Frame 1 (no input): blank canvas, image omitted
Frame 60 (the mouse pressed at the canvas centre just before this capture): blank canvas, image omitted
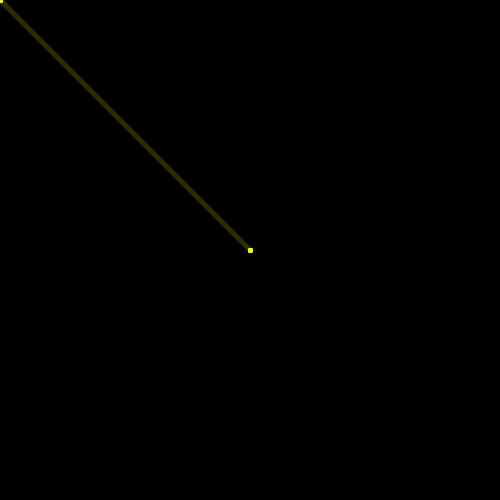
Frame 120 (the mouse held since frame 60 and released just before this capture)

The Processing sketch whose frames 1 and 60 were blank and that drew this single picture after the mouse press (run headless with seeded random() and noise(); from frame 60 on, the mouse is pressed at the canvas centre):

// Processing sketch: processing_36145
// ── processing_36145.pde

void setup(){
  size(500,500);
  smooth();
  strokeWeight(5);
  stroke(255,255,0,45);
  background(0);
}
void draw(){
  fill(255,70,3);
  line(mouseX,mouseY,pmouseX,pmouseY);}


                
                
